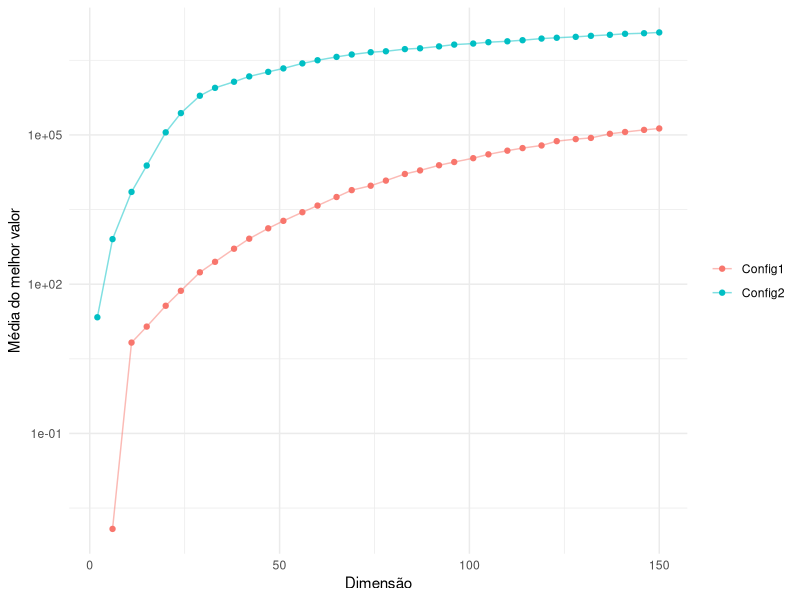
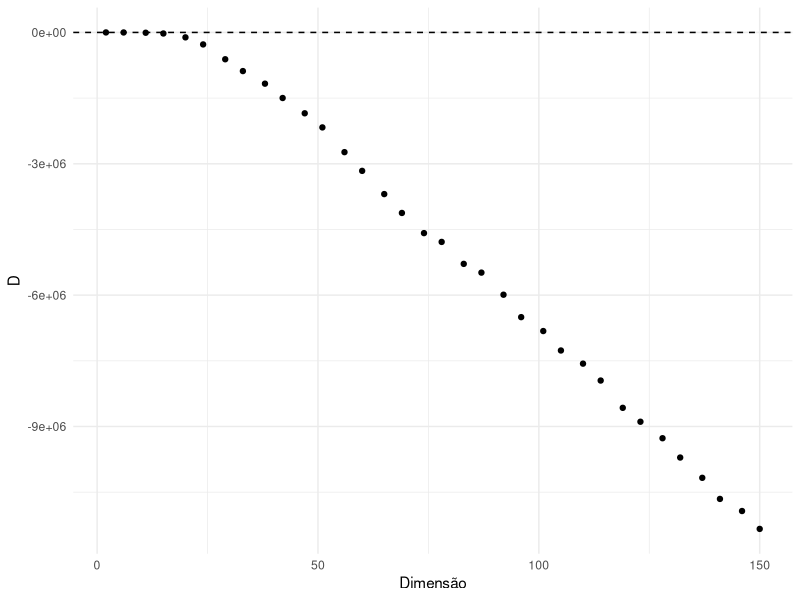
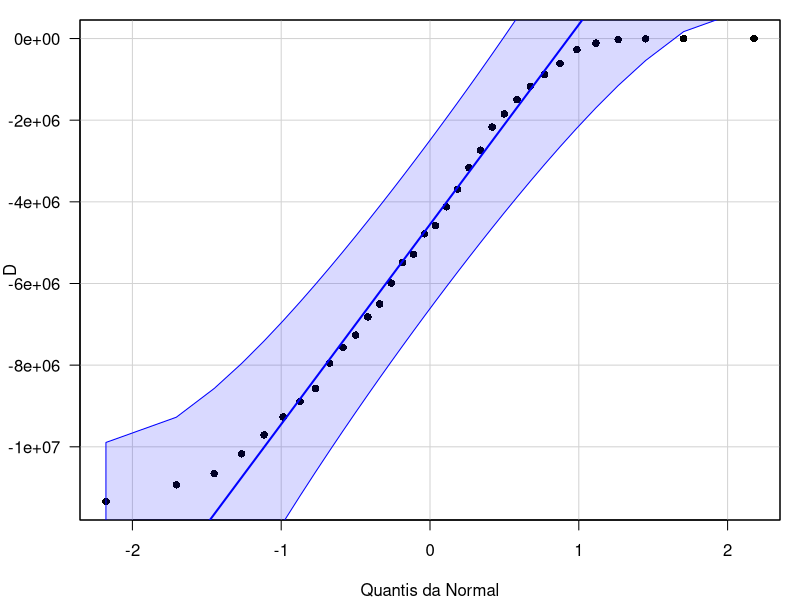

Here is the R script that generated these plots, in order:
## ---- chunk 1
rm(list = ls())
# Instala os pacotes necessários caso ainda não estejam disponíveis
pkgs <- c("ggplot2", "car")
faltando <- pkgs[!pkgs %in% rownames(installed.packages())]
if (length(faltando) > 0) install.packages(faltando)
invisible(lapply(pkgs, library, character.only = TRUE))
knitr::opts_chunk$set(echo = TRUE)

# Formata x como a \times 10^b, para uso em expressões matemáticas
sci <- function(x, dig = 2) {
  if (x == 0) return("0")
  e <- floor(log10(abs(x)))
  sprintf(paste0("%.", dig, "f \\times 10^{%d}"), x / 10^e, e)
}
## ---- chunk 2
# Parâmetros experimentais dados no enunciado
alfa     <- 0.05   # nível de significância
d_star   <- 0.5    # mínima diferença de importância prática (padronizada)
potencia <- 0.80   # potência desejada para d = d*

# Número de instâncias (blocos): teste t pareado bilateral. Como d* já é
# padronizado (d* = delta*/sigma_D), usa-se sd = 1 e delta = d*.
plan <- power.t.test(power = potencia, delta = d_star, sd = 1,
                     sig.level = alfa, alternative = "two.sided",
                     type = "paired")
N <- ceiling(plan$n)

# Potência obtida com o número inteiro de instâncias
pot_N <- power.t.test(n = N, delta = d_star, sd = 1, sig.level = alfa,
                      type = "paired")$power

# Dimensões: grade uniformemente espaçada em [2, 150], arredondada
dims <- round(seq(2, 150, length.out = N))

# Repetições de cada configuração por instância
n_reps <- 50
## ---- chunk 3
bruto <- read.csv("DadosDEGrupoA_bruto.csv")

# Média e variância das repetições de cada configuração em cada instância
resumo <- aggregate(Fbest ~ instancia + dimensao + configuracao, data = bruto,
                    FUN = function(x) c(media = mean(x), variancia = var(x),
                                        n = length(x)))
resumo <- do.call(data.frame, resumo)
names(resumo) <- sub("^Fbest\\.", "", names(resumo))

# Conferência dos dados contra o desenho experimental
stopifnot(length(unique(resumo$instancia)) == N,
          all(sort(unique(resumo$dimensao)) == dims),
          all(resumo$n == n_reps))

# Formato largo: uma linha por instância, com a média de cada configuração
inst <- merge(
  resumo[resumo$configuracao == "Config1", c("instancia", "dimensao", "media", "variancia")],
  resumo[resumo$configuracao == "Config2", c("instancia", "dimensao", "media", "variancia")],
  by = c("instancia", "dimensao"), suffixes = c("1", "2"))
inst <- inst[order(inst$dimensao), ]

inst$D   <- inst$media1 - inst$media2      # D < 0: Config1 melhor
inst$Rel <- inst$D / inst$media2           # diferença relativa à Config2
## ---- chunk 4
# Cálculo antecipado do teste, apenas para citá-lo no Resumo; o mesmo
# cálculo é apresentado e comentado na Análise Estatística.
tt     <- t.test(inst$D, mu = 0, conf.level = 1 - alfa)
rej    <- tt$p.value < alfa
d_obs  <- mean(inst$D) / sd(inst$D)
melhor <- if (mean(inst$D) < 0) "Config1" else "Config2"
pior   <- if (mean(inst$D) < 0) "Config2" else "Config1"
n_venc <- sum(sign(inst$D) == sign(mean(inst$D)))
## ---- chunk 5
plan
dims
## ---- chunk 6
v   <- list(inst$media1, inst$media2, inst$D)
fmt <- function(x) formatC(x, format = "e", digits = 2)
tab <- data.frame(
  Variavel = c("Config1", "Config2", "D"),
  Media    = fmt(sapply(v, mean)),
  DP       = fmt(sapply(v, sd)),
  Mediana  = fmt(sapply(v, median)),
  Min      = fmt(sapply(v, min)),
  Max      = fmt(sapply(v, max)))
knitr::kable(tab, row.names = FALSE, align = "lrrrrr",
             caption = paste("Estatísticas descritivas, sobre as instâncias,",
                             "das médias do melhor valor por configuração",
                             "e das diferenças D = Config1 - Config2"))
## ---- chunk 7
long <- data.frame(dimensao = rep(inst$dimensao, 2),
                   Config   = rep(c("Config1", "Config2"), each = N),
                   media    = c(inst$media1, inst$media2))
ggplot(long[long$media > 0, ], aes(x = dimensao, y = media, colour = Config)) +
  geom_point() + geom_line(alpha = 0.5) +
  scale_y_log10() +
  labs(x = "Dimensão", y = "Média do melhor valor", colour = NULL) +
  theme_minimal()
## ---- chunk 8
ggplot(inst, aes(x = dimensao, y = D)) +
  geom_point() +
  geom_hline(yintercept = 0, linetype = 2) +
  labs(x = "Dimensão", y = "D") +
  theme_minimal()
## ---- chunk 9
par(mar = c(4, 4, 1, 1))
qqPlot(inst$D, pch = 16, las = 1, id = FALSE,
       xlab = "Quantis da Normal", ylab = "D")
sw <- shapiro.test(inst$D); sw
## ---- chunk 10
se2_j <- (inst$variancia1 + inst$variancia2) / n_reps
razao_se <- se2_j / var(inst$D)
c(var_D = var(inst$D), max_se2 = max(se2_j),
  max_razao = max(razao_se), media_razao = mean(razao_se))
## ---- chunk 11
set.seed(2026)  # reamostragem bootstrap
R <- 999
se_boot <- sapply(inst$instancia, function(k) {
  x1 <- bruto$Fbest[bruto$instancia == k & bruto$configuracao == "Config1"]
  x2 <- bruto$Fbest[bruto$instancia == k & bruto$configuracao == "Config2"]
  sd(replicate(R, mean(sample(x1, replace = TRUE)) -
                  mean(sample(x2, replace = TRUE))))
})
c(min_razao_boot_form = min(se_boot / sqrt(se2_j)),
  max_razao_boot_form = max(se_boot / sqrt(se2_j)),
  max_razao_criterio  = max(se_boot^2) / var(inst$D))
## ---- chunk 12
tt
round(c(media_D = mean(inst$D), IC_inf = tt$conf.int[1],
        IC_sup = tt$conf.int[2], d_obs = d_obs), 3)
## ---- chunk 13
r_mais <- sum(inst$D > 0)
p_sinal <- 2 * pbinom(min(r_mais, N - r_mais), N, 0.5)
c(r_mais = r_mais, N = N, p_valor = p_sinal)
